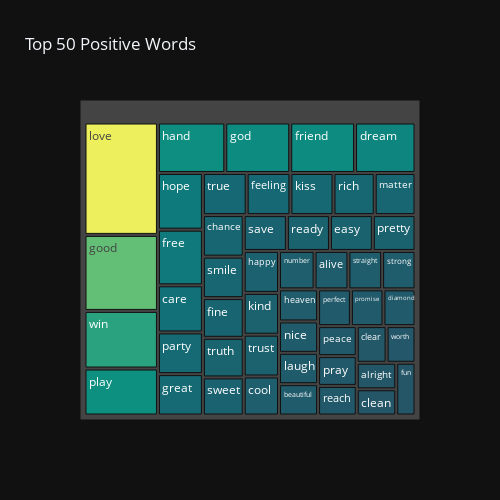

Source (notebook cell):
### Code cell
pos_sent_treemap(US_2022_lyrics)

### Figure 1 — Plotly figure (JSON) as saved in the notebook; plotly's stock layout.template omitted (floating-point values rounded to 4 significant figures)
{"data": [{"hovertemplate": "<b>%{label} </b> <br> Count: %{value}", "labels": ["love", "good", "win", "play", "hand", "god", "friend", "dream", "hope", "free", "care", "party", "great", "true", "feeling", "kiss", "rich", "matter", "chance", "smile", "fine", "truth", "sweet", "save", "ready", "easy", "pretty", "happy", "kind", "trust", "cool", "number", "alive", "straight", "strong", "heaven", "nice", "laugh", "beautiful", "perfect", "promise", "diamond", "peace", "pray", "reach", "clear", "worth", "alright", "clean", "fun"], "marker": {"colors": [4645, 3143, 2381, 1942, 1913, 1845, 1843, 1717, 1435, 1409, 1193, 1055, 1048, 1037, 1036, 1021, 977, 966, 954, 953, 911, 910, 874, 871, 869, 865, 861, 834, 830, 830, 775, 770, 732, 729, 722, 705, 691, 689, 689, 679, 673, 663, 653, 648, 644, 616, 596, 590, 583, 571], "colorscale": [[0, "rgb(36, 86, 104)"], [0.1667, "rgb(15, 114, 121)"], [0.3333, "rgb(13, 143, 129)"], [0.5, "rgb(57, 171, 126)"], [0.6667, "rgb(110, 197, 116)"], [0.8333, "rgb(169, 220, 103)"], [1, "rgb(237, 239, 93)"]]}, "name": "", "parents": ["", "", "", "", "", "", "", "", "", "", "", "", "", "", "", "", "", "", "", "", "", "", "", "", "", "", "", "", "", "", "", "", "", "", "", "", "", "", "", "", "", "", "", "", "", "", "", "", "", ""], "type": "treemap", "values": [4645, 3143, 2381, 1942, 1913, 1845, 1843, 1717, 1435, 1409, 1193, 1055, 1048, 1037, 1036, 1021, 977, 966, 954, 953, 911, 910, 874, 871, 869, 865, 861, 834, 830, 830, 775, 770, 732, 729, 722, 705, 691, 689, 689, 679, 673, 663, 653, 648, 644, 616, 596, 590, 583, 571]}], "layout": {"autosize": false, "height": 500, "title": {"text": "Top 50 Positive Words"}, "width": 500}}
